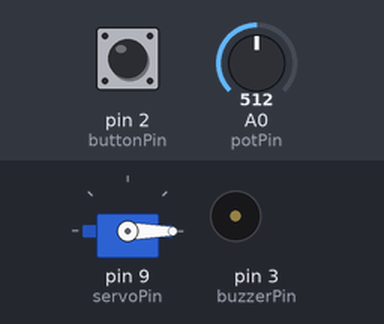
The sketch below on a simulated Arduino Uno, built with avr-gcc and run on an emulated ATmega328P. Shown: servo, buzzer (waves = sounding). The test bench sets the inputs (shaded band); at power-on: pin 2 (buttonPin) HIGH, A0 (potPin) = 512.

Above: at 1.2 s.
1.3 s: pin 2 (buttonPin) pulled LOW for 0.15 s
At 1.45 s:
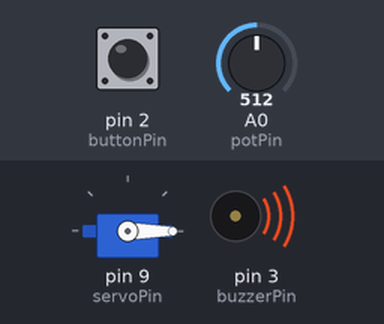
At 2.06 s:
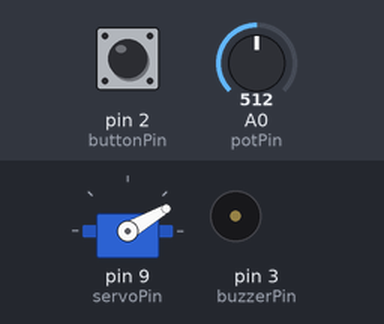
4.3 s: pin 2 (buttonPin) pulsed LOW 5 times (0.12 s each, 0.3 s apart)
At 5.35 s:
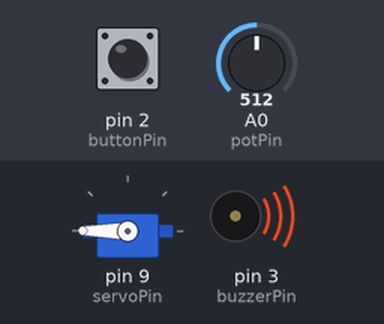
Timing chart, 0 to 10.2 s (numbered marks = the images above; inputs shaded):
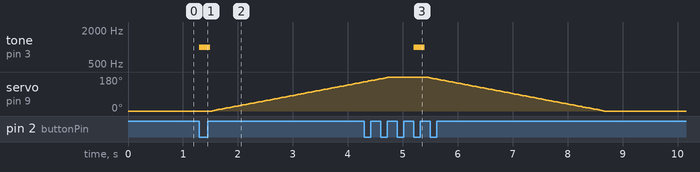

Measured:
- after the input at 1.3 s, tone on pin 3 (buzzerPin): silent → 1000 Hz at once, → silent 0.20 s later; servo on pin 9 (servoPin): moves from 0° to 154° over 2.7 s, starting after 0.24 s
- after the input at 4.3 s, tone on pin 3 (buzzerPin): silent → 1000 Hz after 0.90 s, → silent 0.20 s later

The sketch:

servo-pontentiometer.ino
```cpp
#include <Servo.h>

Servo myServo;

const int servoPin = 9;
const int buttonPin = 2;
const int potPin = A0;
const int buzzerPin = 3;   // Buzzer on pin 3

int buttonState;
int lastButtonState = HIGH;
bool servoAtZero = true;  // Start at 0°

void setup() {
  myServo.attach(servoPin);
  pinMode(buttonPin, INPUT_PULLUP);
  pinMode(buzzerPin, OUTPUT);
  myServo.write(0);
}

void loop() {
  buttonState = digitalRead(buttonPin);

  if (buttonState == LOW && lastButtonState == HIGH) {
    if (servoAtZero) {
      beep();               // Beep when moving forward
      moveServo(0, 180);
      servoAtZero = false;
    } else {
      beep();               // Beep when moving back
      moveServo(180, 0);
      servoAtZero = true;
    }
    delay(200); // debounce
  }

  lastButtonState = buttonState;
}

// Servo movement with potentiometer speed (slower range)
void moveServo(int startAngle, int endAngle) {
  int potValue = analogRead(potPin);                // 0–1023
  int stepDelay = map(potValue, 0, 1023, 30, 5);  // Slowest=120ms, Fastest=20ms

  if (startAngle < endAngle) {
    for (int pos = startAngle; pos <= endAngle; pos++) {
      myServo.write(pos);
      delay(stepDelay);
    }
  } else {
    for (int pos = startAngle; pos >= endAngle; pos--) {
      myServo.write(pos);
      delay(stepDelay);
    }
  }
}

// Simple beep function
void beep() {
  tone(buzzerPin, 1000, 200); // 1000Hz, 200ms
  delay(200);                 // wait for beep to finish
}
```
